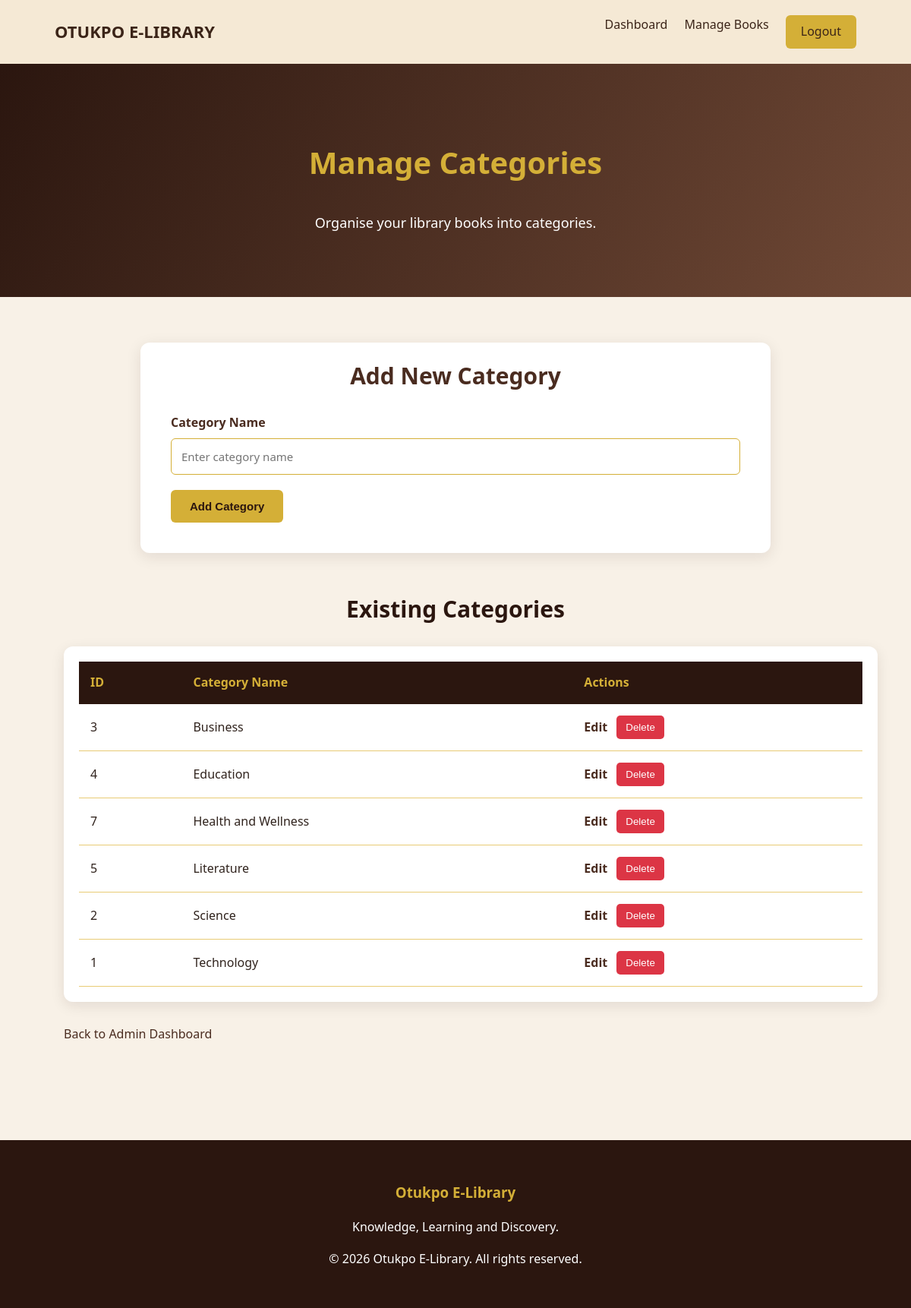
The page /admin/categories.php (signed in) on the database as committed earlier.
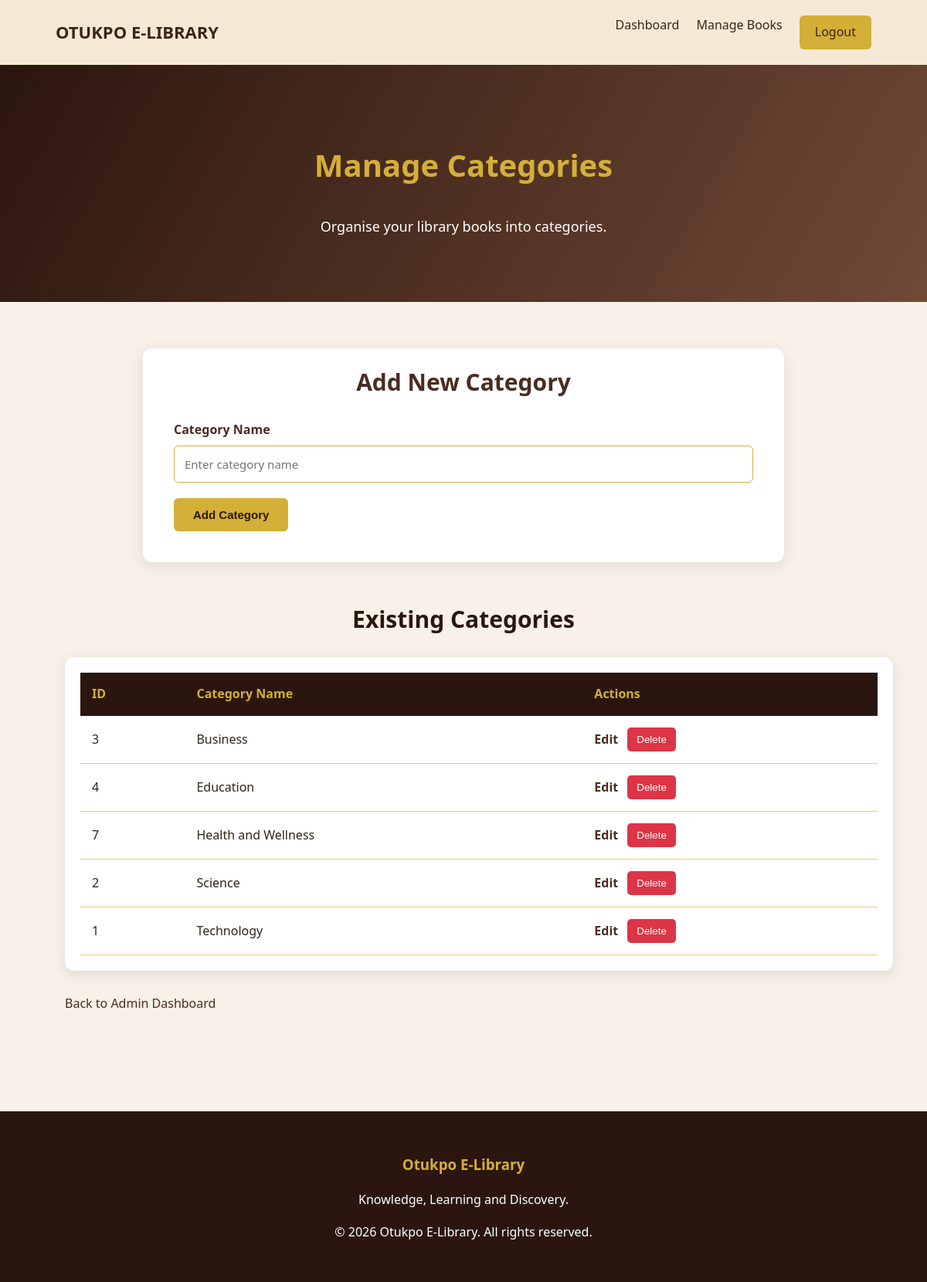
The same page on the database as committed later.
### tables this page shows
CREATE TABLE `categories` (
  `id` int(11) NOT NULL,
  `name` varchar(100) NOT NULL
);

### classes/category.php (called while the page is built, shortened)
<?php
class Category {
    private $conn;
    public function __construct($db) {
        $this->conn = $db;
    }
    public function getAllCategories() {
        $sql = "SELECT * FROM categories ORDER BY name ASC";
        $stmt = $this->conn->prepare($sql);
        $stmt->execute();
        return $stmt->fetchAll(PDO::FETCH_ASSOC);
    }
}
?>

### admin/categories.php (the view, shortened to what this page needs)
<?php
require_once __DIR__ . "/../config/database.php";
require_once __DIR__ . "/../classes/Category.php";
$db = new Database();
$conn = $db->connect();
$category = new Category($conn);
$categories = $category->getAllCategories();
?>
<!DOCTYPE html>
<html lang="en">
<head>
    <link rel="stylesheet" href="../assets/css/style.css">
</head>
<body>
    <nav class="site-nav">
        <a href="../index.php" class="brand">OTUKPO E-LIBRARY</a>
        <div class="nav-links">
            <a href="dashboard.php">Dashboard</a>
            <a href="books.php">Manage Books</a>
            <a href="logout.php" class="login-btn">Logout</a>
        </div>
    </nav>
    <section class="catalogue-hero">
        <h1>Manage Categories</h1>
        <p>Organise your library books into categories.</p>
    </section>
    <section class="section">
        <div class="details-card">
            <h2>Add New Category</h2>
            <form action="../processes/admin_category_process.php" method="POST">
                <label for="name">Category Name</label>
                <input
                    type="text"
                    id="name"
                    name="name"
                    class="form-control"
                    placeholder="Enter category name"
                    required
                >
                <button type="submit" class="btn-gold">
                    Add Category
                </button>
            </form>
        </div>
        <h2 style="margin-top: 50px;">Existing Categories</h2>
        <div class="admin-table-wrapper">
            <table class="admin-table">
                <thead>
                    <tr>
                        <th>ID</th>
                        <th>Category Name</th>
                        <th>Actions</th>
                    </tr>
                </thead>
                <tbody>
                    <?php if (!empty($categories)): ?>
                        <?php foreach ($categories as $row): ?>
                            <tr>
                                <td>
                                    <?php echo (int) $row['id']; ?>
                                </td>
                                <td>
                                    <?php echo htmlspecialchars($row['name']); ?>
                                </td>
                                <td class="action-links">
                                    <a href="edit_category.php?id=<?php echo (int) $row['id']; ?>">
                                        Edit
                                    </a>
                                    <form
                                        action="../processes/admin_category_process.php"
                                        method="POST"
                                        onsubmit="return confirm('Are you sure you want to delete this category?');"
                                    >
                                        <button type="submit" class="delete-btn">
                                            Delete
                                        </button>
                                    </form>
                                </td>
                            </tr>
                        <?php endforeach; ?>
                    <?php else: ?>
                        <tr>
                            <td colspan="3">No categories found.</td>
                        </tr>
                    <?php endif; ?>
                </tbody>
            </table>
        </div>
        <p style="margin-top: 30px;">
            <a href="dashboard.php">Back to Admin Dashboard</a>
        </p>
    </section>
    <footer class="site-footer">
        <h3>Otukpo E-Library</h3>
        <p>Knowledge, Learning and Discovery.</p>
        <p>&copy; <?php echo date('Y'); ?> Otukpo E-Library. All rights reserved.</p>
    </footer>
</body>
</html>

Rows that differ between the two databases and show on the page:
removed categories: id "5", name "Literature"
